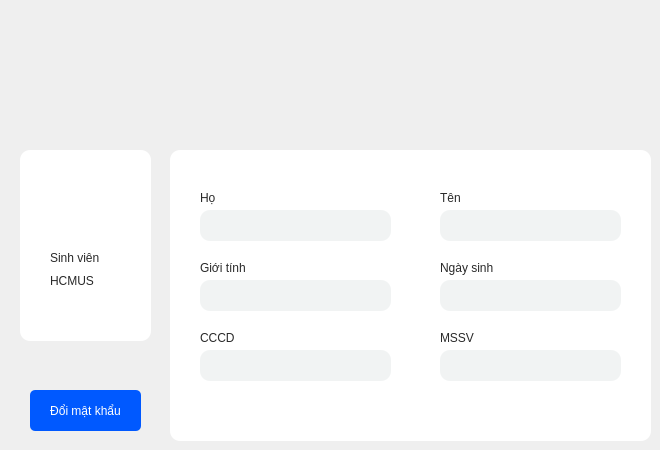
        <widget class="QWidget" name="page_14">
         <widget class="QWidget" name="widget_14" native="true">
          <property name="geometry">
           <rect>
            <x>170</x>
            <y>150</y>
            <width>481</width>
            <height>291</height>
           </rect>
          </property>
          <property name="styleSheet">
           <string notr="true">background-color: rgb(255, 255, 255);
border-radius:10px;</string>
          </property>
          <widget class="QLabel" name="label_36">
           <property name="geometry">
            <rect>
             <x>30</x>
             <y>40</y>
             <width>58</width>
             <height>16</height>
            </rect>
           </property>
           <property name="styleSheet">
            <string notr="true">color: rgb(41, 41, 41);
font: 14pt &quot;Arial&quot;;</string>
           </property>
           <property name="text">
            <string>Họ </string>
           </property>
          </widget>
          <widget class="QLabel" name="label_37">
           <property name="geometry">
            <rect>
             <x>270</x>
             <y>40</y>
             <width>58</width>
             <height>16</height>
            </rect>
           </property>
           <property name="styleSheet">
            <string notr="true">color: rgb(41, 41, 41);
font: 14pt &quot;Arial&quot;;</string>
           </property>
           <property name="text">
            <string>Tên</string>
           </property>
          </widget>
          <widget class="QLabel" name="label_38">
           <property name="geometry">
            <rect>
             <x>30</x>
             <y>110</y>
             <width>58</width>
             <height>16</height>
            </rect>
           </property>
           <property name="styleSheet">
            <string notr="true">color: rgb(41, 41, 41);
font: 14pt &quot;Arial&quot;;</string>
           </property>
           <property name="text">
            <string>Giới tính</string>
           </property>
          </widget>
          <widget class="QLabel" name="label_39">
           <property name="geometry">
            <rect>
             <x>270</x>
             <y>110</y>
             <width>71</width>
             <height>16</height>
            </rect>
           </property>
           <property name="styleSheet">
            <string notr="true">color: rgb(41, 41, 41);
font: 14pt &quot;Arial&quot;;</string>
           </property>
           <property name="text">
            <string>Ngày sinh</string>
           </property>
          </widget>
          <widget class="QLabel" name="label_40">
           <property name="geometry">
            <rect>
             <x>30</x>
             <y>180</y>
             <width>58</width>
             <height>16</height>
            </rect>
           </property>
           <property name="styleSheet">
            <string notr="true">color: rgb(41, 41, 41);
font: 14pt &quot;Arial&quot;;</string>
           </property>
           <property name="text">
            <string>CCCD</string>
           </property>
          </widget>
          <widget class="QLabel" name="label_41">
           <property name="geometry">
            <rect>
             <x>270</x>
             <y>180</y>
             <width>58</width>
             <height>16</height>
            </rect>
           </property>
           <property name="styleSheet">
            <string notr="true">color: rgb(41, 41, 41);
font: 14pt &quot;Arial&quot;;</string>
           </property>
           <property name="text">
            <string>MSSV</string>
           </property>
          </widget>
          <widget class="QLineEdit" name="firstName_2">
           <property name="geometry">
            <rect>
             <x>30</x>
             <y>60</y>
             <width>191</width>
             <height>31</height>
            </rect>
           </property>
           <property name="styleSheet">
            <string notr="true">color: rgb(55, 55, 55);
background-color: rgb(241, 243, 243);
</string>
           </property>
          </widget>
          <widget class="QLineEdit" name="gender_2">
           <property name="geometry">
            <rect>
             <x>30</x>
             <y>130</y>
             <width>191</width>
             <height>31</height>
            </rect>
           </property>
           <property name="styleSheet">
            <string notr="true">color: rgb(55, 55, 55);
background-color: rgb(241, 243, 243);
</string>
           </property>
          </widget>
          <widget class="QLineEdit" name="socialId_2">
           <property name="geometry">
            <rect>
             <x>30</x>
             <y>200</y>
             <width>191</width>
             <height>31</height>
            </rect>
           </property>
           <property name="styleSheet">
            <string notr="true">color: rgb(55, 55, 55);
background-color: rgb(241, 243, 243);
</string>
           </property>
          </widget>
          <widget class="QLineEdit" name="idStudent">
           <property name="geometry">
            <rect>
             <x>270</x>
             <y>200</y>
             <width>181</width>
             <height>31</height>
            </rect>
           </property>
           <property name="styleSheet">
            <string notr="true">color: rgb(55, 55, 55);
background-color: rgb(241, 243, 243);
</string>
           </property>
          </widget>
          <widget class="QLineEdit" name="dateOfBirth_2">
           <property name="geometry">
            <rect>
             <x>270</x>
             <y>130</y>
             <width>181</width>
             <height>31</height>
            </rect>
           </property>
           <property name="styleSheet">
            <string notr="true">color: rgb(55, 55, 55);
background-color: rgb(241, 243, 243);
</string>
           </property>
          </widget>
          <widget class="QLineEdit" name="lastName_2">
           <property name="geometry">
            <rect>
             <x>270</x>
             <y>60</y>
             <width>181</width>
             <height>31</height>
            </rect>
           </property>
           <property name="styleSheet">
            <string notr="true">color: rgb(55, 55, 55);
background-color: rgb(241, 243, 243);
</string>
           </property>
          </widget>
         </widget>
         <widget class="QWidget" name="widget_13" native="true">
          <property name="geometry">
           <rect>
            <x>20</x>
            <y>150</y>
            <width>131</width>
            <height>191</height>
           </rect>
          </property>
          <property name="styleSheet">
           <string notr="true">background-color: rgb(255, 255, 255);
border-radius:10px;</string>
          </property>
          <widget class="QLabel" name="label_34">
           <property name="geometry">
            <rect>
             <x>30</x>
             <y>100</y>
             <width>58</width>
             <height>16</height>
            </rect>
           </property>
           <property name="styleSheet">
            <string notr="true">color: rgb(41, 41, 41);
font: 14pt &quot;Arial&quot;;</string>
           </property>
           <property name="text">
            <string>Sinh viên</string>
           </property>
          </widget>
          <widget class="QLabel" name="label_35">
           <property name="geometry">
            <rect>
             <x>30</x>
             <y>120</y>
             <width>61</width>
             <height>21</height>
            </rect>
           </property>
           <property name="styleSheet">
            <string notr="true">color: rgb(41, 41, 41);
font: 14pt &quot;Arial&quot;;</string>
           </property>
           <property name="text">
            <string>HCMUS</string>
           </property>
          </widget>
          <widget class="QLineEdit" name="username_3">
           <property name="geometry">
            <rect>
             <x>30</x>
             <y>70</y>
             <width>81</width>
             <height>21</height>
            </rect>
           </property>
           <property name="styleSheet">
            <string notr="true">color: rgb(0, 0, 0);
font: 700 16pt &quot;Arial&quot;;
border:none;</string>
           </property>
          </widget>
         </widget>
         <widget class="QPushButton" name="changePassword">
          <property name="geometry">
           <rect>
            <x>30</x>
            <y>390</y>
            <width>111</width>
            <height>41</height>
           </rect>
          </property>
          <property name="styleSheet">
           <string notr="true">	border:none;
	color:rgb(255, 255, 255);
	background-color: rgb(0, 89, 255);
	border-radius:5px;
	font: 700 13pt &quot;Arial&quot;;</string>
          </property>
          <property name="text">
           <string>Đổi mật khẩu</string>
          </property>
         </widget>
        </widget>
